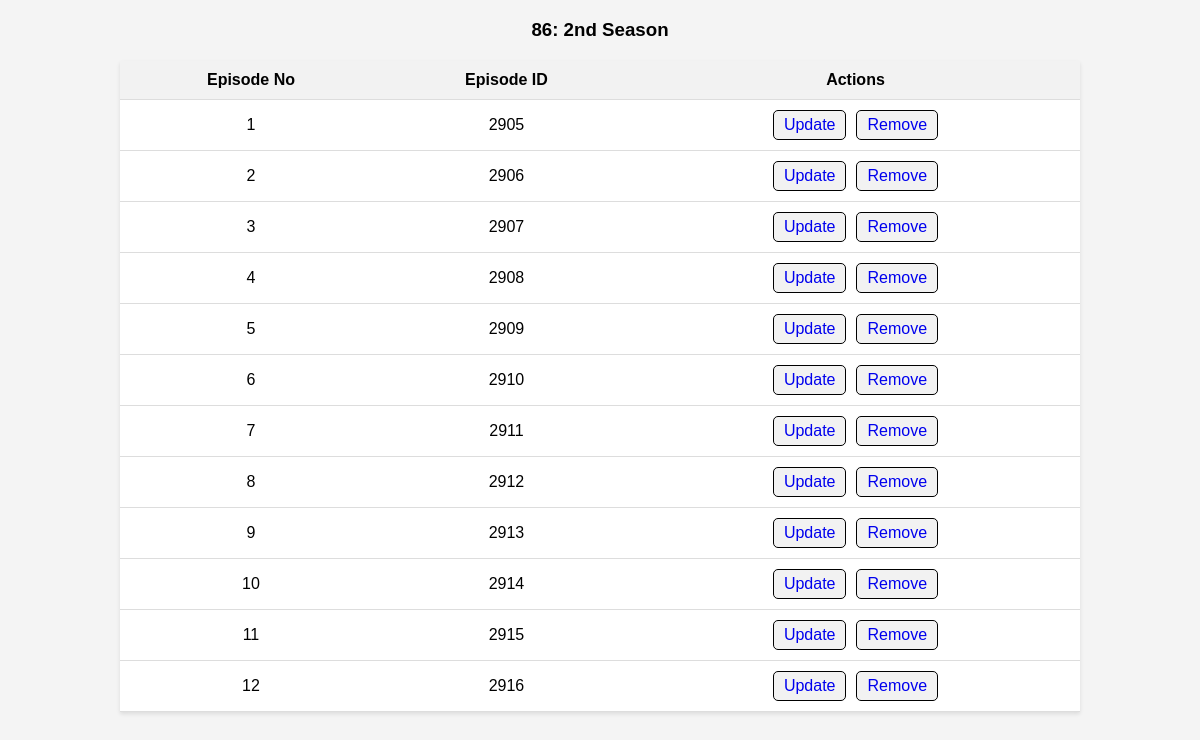
The app's page /admin/episodes.php?anime_id=58 with its own data.
### tables this page shows
CREATE TABLE `anime` (
  `anime_id` int(100) NOT NULL AUTO_INCREMENT,
  `anime_name` varchar(255) NOT NULL,
  `anime_image` varchar(255) NOT NULL,
  `anime_type` varchar(100) NOT NULL,
  `genre` varchar(100) NOT NULL,
  PRIMARY KEY (`anime_id`)
);

CREATE TABLE `episodes` (
  `episode_id` int(11) NOT NULL AUTO_INCREMENT,
  `anime_id` int(11) NOT NULL,
  `episode_url` text DEFAULT NULL,
  PRIMARY KEY (`episode_id`),
  KEY `anime_id` (`anime_id`),
  CONSTRAINT `episodes_ibfk_1` FOREIGN KEY (`anime_id`) REFERENCES `anime` (`anime_id`) ON DELETE CASCADE ON UPDATE CASCADE
);

### admin/episodes.php (the view, shortened to what this page needs)
<!DOCTYPE html>
<html lang="en">
<head>
</head>
<body>
    <?php
    include '../includes/dbconnect.php';
    if (isset($_GET['anime_id'])) {
        $anime_id = intval($_GET['anime_id']);
        $anime_query = "SELECT anime_name FROM anime WHERE anime_id = $anime_id";
        $anime_result = mysqli_query($conn, $anime_query);
        if ($anime_row = mysqli_fetch_assoc($anime_result)) {
            echo "<h3 style=text-align:center;>" . $anime_row['anime_name'] . "</h3>";
        } else {
            echo "<h3>Anime not found</h3>";
        }
    }
    ?>
    <table>
        <thead>
            <tr>
                <th>Episode No</th>
                <th>Episode ID</th>
                <th>Actions</th>
            </tr>
        </thead>
        <tbody>
            <?php
            include '../includes/dbconnect.php';
            if (isset($_GET['anime_id'])) {
                $anime_id = intval($_GET['anime_id']);
                $query = "SELECT * FROM episodes WHERE anime_id = $anime_id";
                $result = mysqli_query($conn, $query);
                $count = 1;
                while ($row = mysqli_fetch_assoc($result)): ?>
                    <tr>
                        <td><?php echo $count++; ?></td>
                        <td><?php echo $row['episode_id']; ?></td>
                        <td class="action-buttons">
                            <a href="update_episode.php?episode_id=<?php echo $row['episode_id']; ?>">Update</a>
                            <a href="episodes.php?delete=<?php echo $row['episode_id']; ?>&anime_id=<?php echo $anime_id; ?>" onclick="return confirm('Are you sure you want to delete this episode?');">Remove</a>
                        </td>
                    </tr>
                <?php endwhile;
            } else {
                echo "<tr><td colspan='3'>No anime selected.</td></tr>";
            }
            ?>
        </tbody>
    </table>
</body>
</html>

### admin/episodes.php (style rules this page uses)
body { font-family: Arial, sans-serif; background-color: #f4f4f4; margin: 0; padding: 0; }
table { width: 80%; margin: 20px auto; border-collapse: collapse; background-color: #fff; box-shadow: 0 2px 4px rgba(0, 0, 0, 0.1); }
th, td { padding: 10px; text-align: center; border-bottom: 1px solid #ddd; }
th { background-color: #f2f2f2; text-align: center; }
td:last-child { text-align: center; }
.action-buttons { display: flex; justify-content: center; gap: 10px; }
.action-buttons a { text-decoration: none; padding: 5px 10px; border: 1px solid #000; border-radius: 5px; background-color: #f2f2f2; transition: background-color 0.3s ease; }

### records on screen
anime: anime_name "86: 2nd Season"
episodes: episode_id "2905"
episodes: episode_id "2906"
episodes: episode_id "2907"
episodes: episode_id "2908"
episodes: episode_id "2909"
episodes: episode_id "2910"
episodes: episode_id "2911"
episodes: episode_id "2912"
episodes: episode_id "2913"
episodes: episode_id "2914"
episodes: episode_id "2915"
episodes: episode_id "2916"
